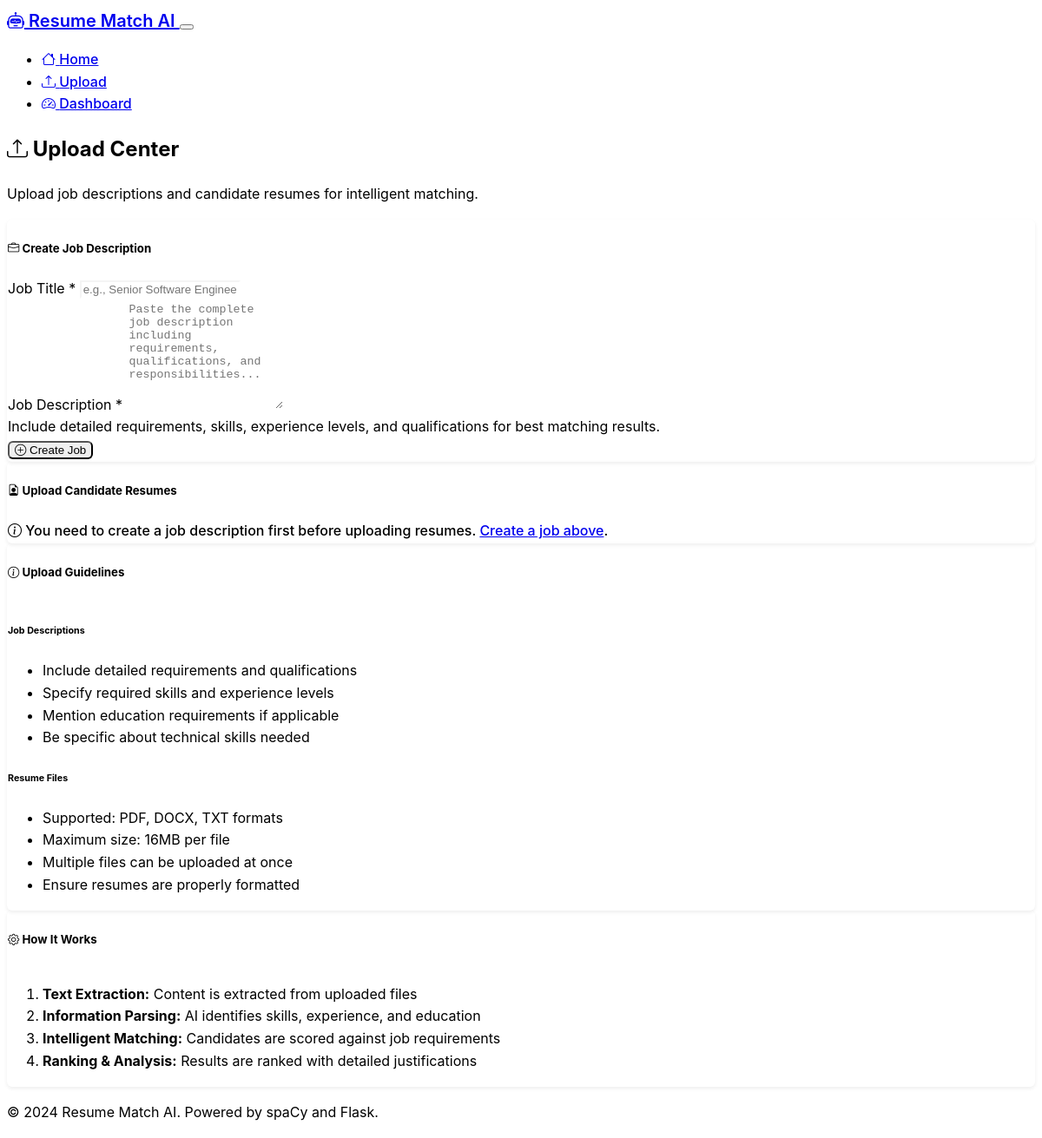
Before: /upload with the older database file.
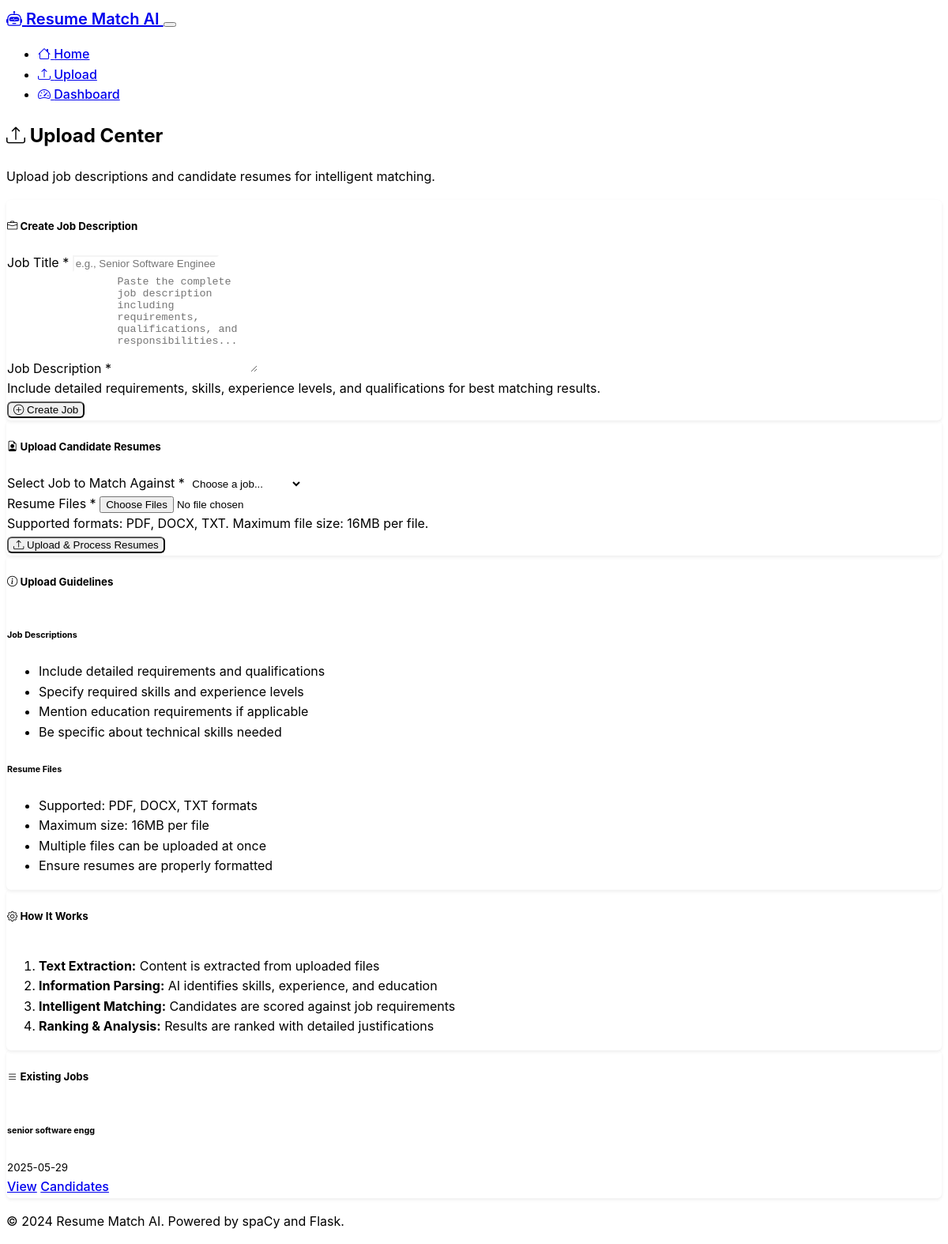
After: the same page with the newer database file.
### models.py (models this page shows)
class JobDescription(db.Model):
    id = db.Column(db.Integer, primary_key=True)
    title = db.Column(db.String(200), nullable=False)
    description = db.Column(Text, nullable=False)
    requirements = db.Column(JSON)  # Extracted requirements
    skills_required = db.Column(JSON)  # Categorized skills
    skill_weights = db.Column(JSON)  # Configurable weights
    created_at = db.Column(db.DateTime, default=datetime.utcnow)
    candidates = db.relationship('Candidate', backref='job', lazy=True)

### routes.py (the view)
@app.route('/upload')
def upload():
    jobs = JobDescription.query.all()
    return render_template('upload.html', jobs=jobs)

### templates/upload.html (shortened to what the changed rows need)
{% extends "base.html" %}
{% block content %}
<div class="row">
    <div class="col-md-8">
        <h2><i class="bi bi-upload"></i> Upload Center</h2>
        <div class="card">
            <div class="card-body">
                {% if jobs %}
                    <form method="POST" action="{{ url_for('upload_resumes') }}" enctype="multipart/form-data" id="resumeForm">
                        <div class="mb-3">
                            <label for="job_id" class="form-label">Select Job to Match Against *</label>
                            <select class="form-select" id="job_id" name="job_id" required>
                                <option value="">Choose a job...</option>
                            </select>
                        </div>
                        <div class="mb-3">
                            <label for="resumes" class="form-label">Resume Files *</label>
                            <input type="file" class="form-control" id="resumes" name="resumes"
                                   multiple accept=".pdf,.docx,.txt" required>
                            <div class="form-text">
                                Supported formats: PDF, DOCX, TXT. Maximum file size: 16MB per file.
                            </div>
                        </div>
                        <button type="submit" class="btn btn-success" id="uploadBtn">
                            <i class="bi bi-upload"></i> Upload & Process Resumes
                        </button>
                    </form>
                {% else %}
                    <div class="alert alert-info">
                        <i class="bi bi-info-circle"></i>
                        You need to create a job description first before uploading resumes.
                        <a href="#job_description" class="alert-link">Create a job above</a>.
                    </div>
                {% endif %}
            </div>
        </div>
    </div>
    <div class="col-md-4">
        {% if jobs %}
            <div class="card">
                <div class="card-header">
                    <h5 class="card-title mb-0">
                        <i class="bi bi-list"></i> Existing Jobs
                    </h5>
                </div>
                <div class="card-body">
                    {% for job in jobs[-5:] %}
                        <div class="d-flex justify-content-between align-items-center mb-2">
                            <div>
                                <h6 class="mb-0">{{ job.title }}</h6>
                                <small class="text-muted">{{ job.created_at.strftime('%Y-%m-%d') }}</small>
                            </div>
                            <div>
                                <a href="{{ url_for('job_detail', job_id=job.id) }}"
                                   class="btn btn-sm btn-outline-primary me-1">View</a>
                                <a href="{{ url_for('candidates', job_id=job.id) }}"
                                   class="btn btn-sm btn-outline-success">Candidates</a>
                            </div>
                        </div>
                    {% endfor %}
                </div>
            </div>
        {% endif %}
    </div>
</div>
{% endblock %}

Changed rows visible on the page:
added JobDescription: title "senior software engg", created_at "2025-05-29"
Other visible differences:
form field job_id: (not shown) → "Choose a job..."
text no longer shown: "You need to create a job description first before uploading resumes. Create a job above ."
text now shown: "Select Job to Match Against * Resume Files * Supported formats: PDF, DOCX, TXT. Maximum file size: 16MB per file. Upload & Process Resumes Existing Jobs"
